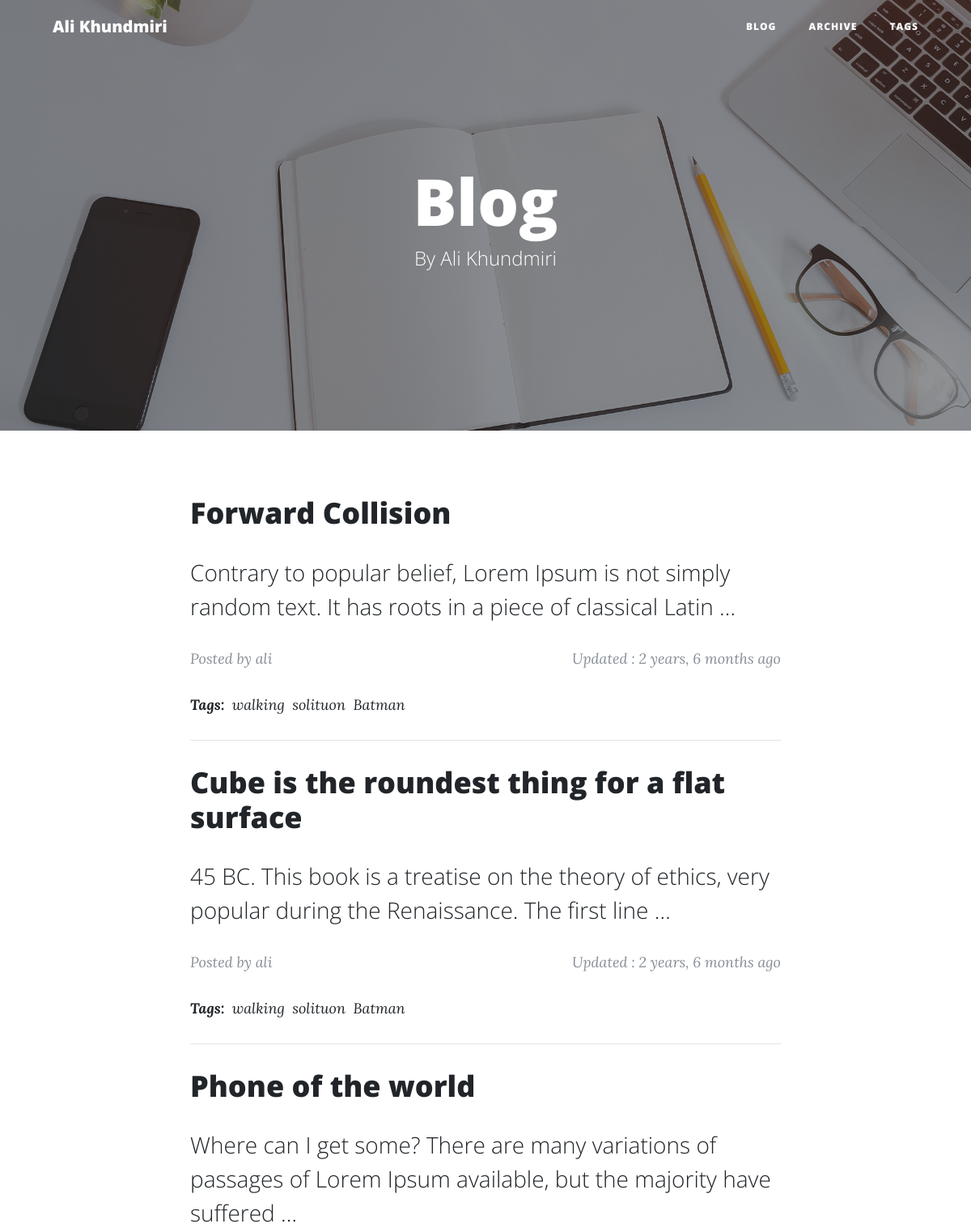
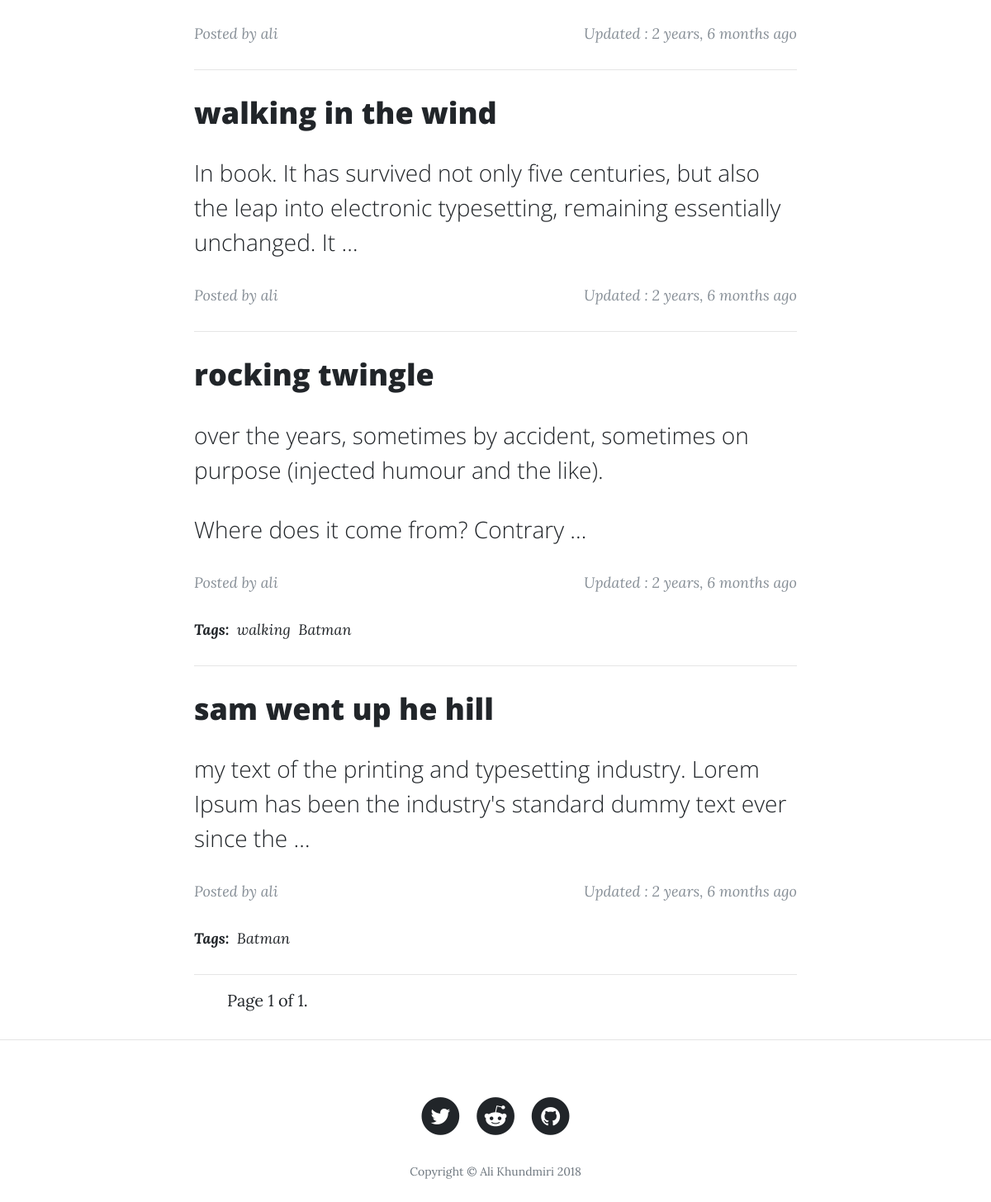
Screenshot of /blog/ with the database file from the repository (2 pictures, top to bottom).
### blogs/models.py (models this page shows, shortened)
class Post(models.Model):
    app_name = "Blogs"
    slug = models.SlugField(unique=True)
    title = models.CharField(max_length=300)
    detail = models.TextField(max_length=23000)
    tags = models.ManyToManyField(taggers, null=True, blank=True)
    image = models.ImageField(
        upload_to=upload_location,
        null = True,
        blank = True,
        height_field = "height_field",
        width_field = "width_field",
    )
    height_field = models.IntegerField(default=0)
    width_field = models.IntegerField(default=0)
    draft = models.BooleanField(default=False)
    publish = models.DateField(auto_now=False, auto_now_add=False, default=timezone.now())
    user = models.ForeignKey(settings.AUTH_USER_MODEL, default=1, on_delete=models.CASCADE)
    timestamp = models.DateTimeField(auto_now=False, auto_now_add=True)
    updated = models.DateTimeField(auto_now=True, auto_now_add=False)
    def get_absolute_url(self):
        return reverse("blogs:detail", kwargs={"slug" : self.slug})
    class Meta:
        ordering = ["-timestamp", "-updated"]
    objects = PostBlogManager()

class taggers(models.Model):
    tag_name = models.CharField(max_length=20)
    tag_slug = models.SlugField(unique=True)
    description = models.TextField(max_length=1000)
    def __str__(self):
        return self.tag_name
    def get_absolute_url(self):
        return reverse("blogs:tag_list", kwargs={"slug" : self.tag_slug})
    class Meta:
        ordering = ["-tag_name",]
        verbose_name = 'Tag'
        verbose_name_plural = 'Tags'

### blogs/views.py (the view)
def blog_list(request):
    today = timezone.now().date()
    all_tags = taggers.objects.all()
    posting_privilage = False
    all_blogs_list = Post.objects.active()
    if request.user.is_staff or request.user.is_superuser:
        all_blogs_list = Post.objects.all()
        posting_privilage = True
    query = request.GET.get("q")
    if query:
        all_blogs_list = all_blogs_list.filter(
            Q(title__icontains=query)|
            Q(detail__icontains=query)
        ).distinct()
    paginator = Paginator(all_blogs_list, 10) # show 10 Blogs per page
    page_request_var = "page"
    page = request.GET.get(page_request_var)
    try:
        all_blogs = paginator.page(page)
    except PageNotAnInteger:
        all_blogs = paginator.page(1)
    except EmptyPage:
        all_blogs = paginator.page(paginator.num_pages)
    context = {
        "dis_play" : "mode_174",
        "nbar" : "blog",
        'all_blogs' : all_blogs,
        'all_tags' : all_tags,
        "title" : "Blogs",
        "page_request_var" : page_request_var,
        "posting_privilage" : posting_privilage,
        "today" : today
    }
    return render(request, "blogs/blog_n_index.html", context)

### blogs/models.py (called while the page is built)
    def active(self, *args, **kwargs):
        return super(PostBlogManager, self).filter(draft = False).filter(publish__lte = timezone.now())

### blogs/templates/blogs/blog_n_index.html (shortened to what this page needs)
{% extends "blog_base.html" %}
{% load staticfiles %}
{% load markdown_deux_tags %}
{% block content %}
<header class="masthead" style="background-image: url({% static 'blog/img/home-bg.jpg' %})">
	<div class="overlay"></div>
	<div class="container">
		<div class="row">
			<div class="col-lg-8 col-md-10 mx-auto">
				<div class="site-heading">
					<h1>Blog</h1>
					<span class="subheading">By Ali Khundmiri</span>
				</div>
			</div>
		</div>
	</div>
</header>
<div class="container">
	<div class="row">
		<div class="col-lg-8 col-md-10 mx-auto">
			{% for blog in all_blogs %}
			<div class="post-preview">
				<a href="{{ blog.get_absolute_url }}">
					<h2 class="post-title">
						{{ blog.title }}
					</h2>
					<h3 class="post-subtitle">
						{{blog.detail|markdown|truncatewords:20 }}
					</h3>
				</a>
				<p class="post-meta pull-right">
					{% if blog.timestamp <= blog.updated %}
					Updated : {{ blog.updated|timesince }} ago
					{% else %}
					Added : {{ blog.timestamp|timesince }} ago
					{% endif %}
				</p>
				<p class="post-meta">Posted by
					{{ blog.user }}
				</p>
				{% if blog.tags.all %}
				<p class="post-meta">
					<a href="{% url 'blogs:all_tag' %}"><b> Tags: </b></a>
					{% for tag in blog.tags.all %}
					<a href="{{ tag.get_absolute_url }}"> &nbsp;{{ tag }} </a>
					{% endfor %}
				</p>
				{% endif %}
			</div>
			<hr>
			{% endfor %}
			{% if all_blogs %}
			<div class="pagination col-lg-12">
				<ul class="step-links pager">
					<span class="current">
						Page {{ all_blogs.number }} of {{ all_blogs.paginator.num_pages }}.
					</span>
				</ul>
			</div>
			{% endif %}
		</div>
	</div>
</div>
{% endblock %}

### rows the page displays
Post: title "Forward Collision", detail "Contrary to popular belief, Lorem Ipsum is not simply random text. It has roots in a piece of classical Latin …", updated "2 years, 6 months", user "ali"
taggers: tag_name "walking"
taggers: tag_name "solituon"
taggers: tag_name "Batman"
Post: title "Cube is the roundest thing for a flat surface", detail "45 BC. This book is a treatise on the theory of ethics, very popular during the Renaissance. The first line …", updated "2 years, 6 months", user "ali"
Post: title "Phone of the world", detail "Where can I get some? There are many variations of passages of Lorem Ipsum available, but the majority have suffered …", updated "2 years, 6 months", user "ali"
Post: title "walking in the wind", detail "In book. It has survived not only five centuries, but also the leap into electronic typesetting, remaining essentially unchanged. It …", updated "2 years, 6 months", user "ali"
Post: title "rocking twingle", detail "over the years, sometimes by accident, sometimes on purpose (injected humour and the like). Where does it come from? Contrary …", updated "2 years, 6 months", user "ali"
Post: title "sam went up he hill", detail "my text of the printing and typesetting industry. Lorem Ipsum has been the industry's standard dummy text ever since the …", updated "2 years, 6 months", user "ali"

### other values shown
{{ all_blogs.number }} "1"
{{ all_blogs.paginator.num_pages }} "1"
